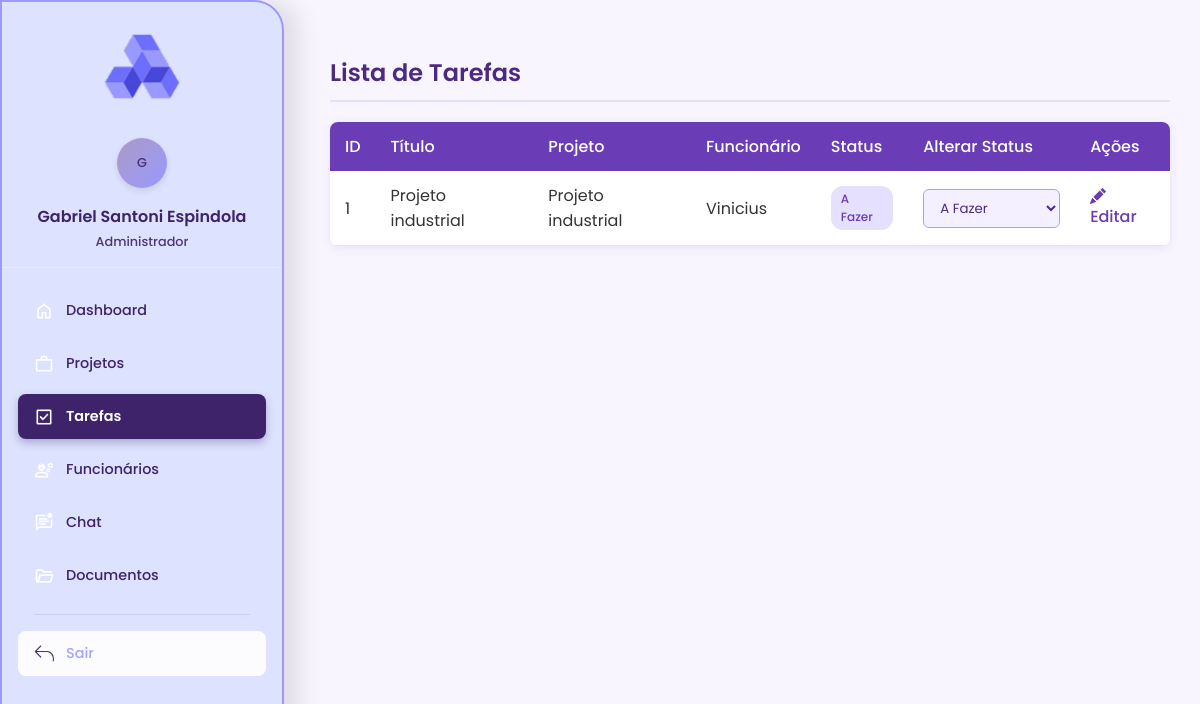
The page /gestor/tarefas/listar_tarefas.php (signed in) on the database as committed earlier.
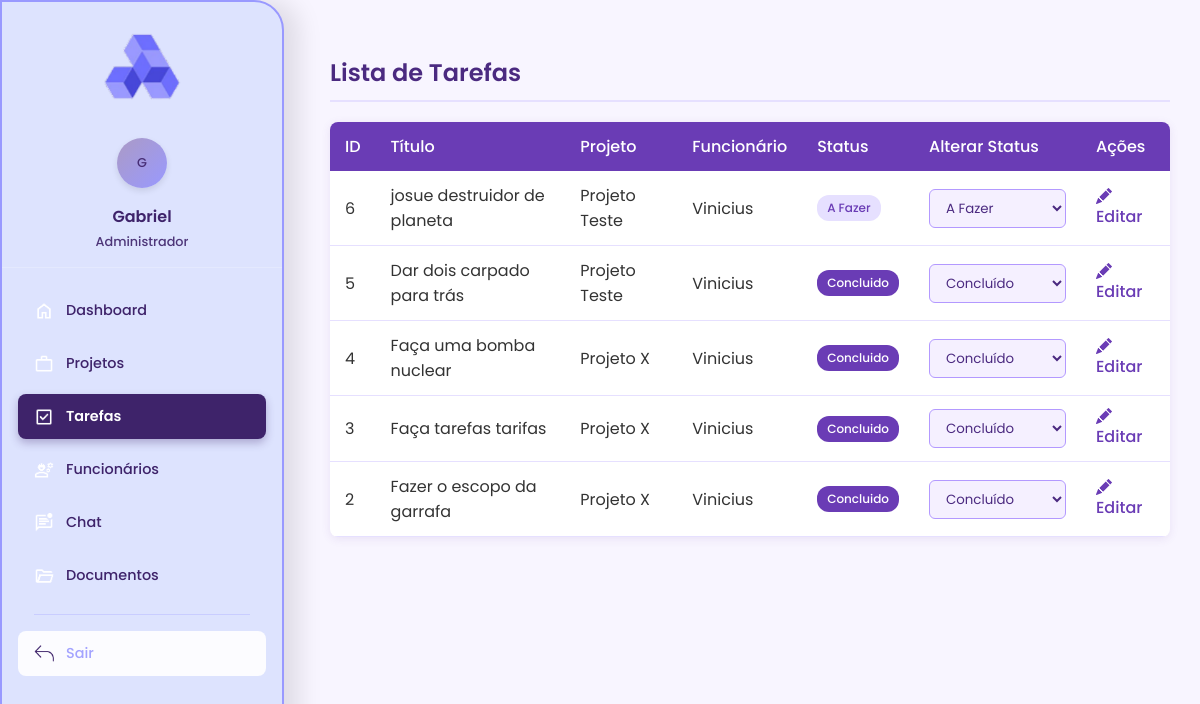
The same page on the database as committed later.
### tables this page shows
CREATE TABLE `tarefas` (
  `id` int(11) NOT NULL,
  `titulo` varchar(100) NOT NULL,
  `descricao` text DEFAULT NULL,
  `status` enum('a_fazer','em_progresso','concluido') DEFAULT 'a_fazer',
  `projeto_id` int(11) DEFAULT NULL,
  `funcionario_id` int(11) DEFAULT NULL,
  `criado_em` datetime DEFAULT current_timestamp()
);

CREATE TABLE `projetos` (
  `id` int(11) NOT NULL,
  `titulo` varchar(150) NOT NULL,
  `descricao` text DEFAULT NULL,
  `status` enum('em_andamento','finalizado','aprovado','ajustes') DEFAULT 'em_andamento',
  `cliente_id` int(11) DEFAULT NULL,
  `criado_em` datetime DEFAULT current_timestamp()
);

CREATE TABLE `usuarios` (
  `id` int(11) NOT NULL,
  `nome` varchar(100) NOT NULL,
  `email` varchar(100) NOT NULL,
  `senha` varchar(255) NOT NULL,
  `tipo` enum('cliente','funcionario','admin') NOT NULL,
  `criado_em` datetime DEFAULT current_timestamp()
);

### gestor/tarefas/listar_tarefas.php (the view, shortened to what the changed rows need)
listar tarefas <?php
require '../../conexao.php';
$sql = "
    SELECT
        t.id, t.titulo, t.status, t.criado_em,
        p.titulo AS nome_projeto,
        u.nome AS nome_funcionario
    FROM tarefas t
    LEFT JOIN projetos p ON t.projeto_id = p.id
    LEFT JOIN usuarios u ON t.funcionario_id = u.id
    ORDER BY t.criado_em DESC
";
$result = $conn->query($sql);
?>
<!DOCTYPE html>
<html lang="pt-br">
<head>
    <link rel="stylesheet" href="../css/geral.css">
</head>
<body>
    <?php include '../sidebar.php'; ?>
    <div class="main-content">
        <h2>Lista de Tarefas</h2>
        <table>
            <thead>
                <tr>
                    <th>ID</th>
                    <th>Título</th>
                    <th>Projeto</th>
                    <th>Funcionário</th>
                    <th>Status</th>
                    <th>Alterar Status</th>
                    <th>Ações</th>
                </tr>
            </thead>
            <tbody>
                <?php while ($t = $result->fetch_assoc()): ?>
                    <tr>
                        <td><?= $t['id'] ?></td>
                        <td><?= htmlspecialchars($t['titulo']) ?></td>
                        <td><?= htmlspecialchars($t['nome_projeto'] ?? 'Sem projeto') ?></td>
                        <td><?= htmlspecialchars($t['nome_funcionario'] ?? 'Não atribuído') ?></td>
                        <td>
                            <span class="status-badge" data-status="<?= $t['status'] ?>">
                                <?= ucfirst(str_replace('_', ' ', $t['status'])) ?>
                            </span>
                        </td>
                        <td>
                            <form method="post" style="margin:0;">
                                <select name="status" onchange="this.form.submit()">
                                    <option value="a_fazer" <?= $t['status'] === 'a_fazer' ? 'selected' : '' ?>>A Fazer</option>
                                    <option value="concluido" <?= $t['status'] === 'concluido' ? 'selected' : '' ?>>Concluído</option>
                                </select>
                            </form>
                        </td>
                        <td><a href="tarefas.php?editar=<?= $t['id'] ?>#form-tarefa" class="action-link action-edit" data-tooltip="Editar">
                                                    <span class="sr-only">Editar</span>
                                                </a></td>
                    </tr>
                <?php endwhile; ?>
            </tbody>
        </table>
    </div>
</body>
</html>

### gestor/sidebar.php (shortened to what the changed rows need)
<?php
function getUserTypeName($type)
{
    $types = [
        'admin' => 'Administrador',
        'funcionario' => 'Funcionário',
        'cliente' => 'Cliente'
    ];
    return $types[$type] ?? 'Usuário';
}
function getCurrentDepth()
{
    $currentPath = $_SERVER['REQUEST_URI'];
    $pathParts = explode('/', trim($currentPath, '/'));
    $pathParts = array_filter($pathParts);
    $augebitIndex = array_search('augebit', $pathParts);
    if ($augebitIndex !== false) {
        return count($pathParts) - $augebitIndex - 1;
    }
    return 0;
}
$depth = getCurrentDepth();
$basePath = str_repeat('../', $depth) . 'augebit/gestor/';
$assetsPath = str_repeat('../', $depth) . 'augebit/assets/';
$navigation = [
    'all' => [
        [
            'icon' => 'icones/Dashboard.png',
            'label' => 'Dashboard',
            'url' => $basePath . 'dashboard_gestor.php',
            'active' => basename($_SERVER['PHP_SELF']) === 'dashboard_gestor.php'
        ],
        [
            'icon' => 'icones/projetos.png',
            'label' => 'Projetos',
            'url' => $basePath . 'projetos/listar_projetos.php',
            'active' => strpos($_SERVER['PHP_SELF'], 'projetos') !== false
        ],
        [
            'icon' => 'icones/NovaTarefa.png',
            'label' => 'Tarefas',
            'url' => $basePath . 'tarefas/tarefas.php',
            'active' => strpos($_SERVER['PHP_SELF'], 'tarefas') !== false
        ],
        [
            'icon' => 'icones/funcionarios.png',
            'label' => 'Funcionários',
            'url' => $basePath . 'usuarios/funcionarios.php',
            'active' => strpos($_SERVER['PHP_SELF'], 'funcionarios') !== false
        ],
        [
            'icon' => 'icones/chat.png',
            'label' => 'Chat',
            'url' => $basePath . 'chat.php',
            'active' => basename($_SERVER['PHP_SELF']) === 'chat.php'
        ],
        [
            'icon' => 'icones/documentos.png',
            'label' => 'Documentos',
            'url' => $basePath . 'documentos/visualizar_documentos.php',
            'active' => strpos($_SERVER['PHP_SELF'], 'documentos') !== false
        ]
    ],
];
$userType = $_SESSION['usuario_tipo'] ?? 'cliente';
$navItems = array_merge(
    $navigation['all'] ?? [],
    $navigation[$userType] ?? []
);
?>
<nav class="sidebar" id="sidebar">
    <div class="user-info">
        <div class="user-avatar">
            <span><?= strtoupper(substr($_SESSION['usuario_nome'] ?? 'U', 0, 1)) ?></span>
        </div>
        <h3><?= htmlspecialchars($_SESSION['usuario_nome'] ?? 'Usuário') ?></h3>
        <span><?= getUserTypeName($userType) ?></span>
    </div>
    <ul class="nav-menu">
        <?php foreach ($navItems as $item): ?>
            <li class="nav-item">
                <a href="<?= htmlspecialchars($item['url']) ?>" class="nav-link <?= $item['active'] ? 'active' : '' ?>"
                    title="<?= htmlspecialchars($item['label']) ?>" data-url="<?= htmlspecialchars($item['url']) ?>">
                    <span class="nav-icon">
                        <img src="<?= $assetsPath ?>img/<?= $item['icon'] ?>" alt="<?= htmlspecialchars($item['label']) ?>"
                            onerror="this.src='<?= $assetsPath ?>img/icones/default.png'">
                    </span>
                    <span class="nav-text"><?= htmlspecialchars($item['label']) ?></span>
                </a>
            </li>
        <?php endforeach; ?>
    </ul>
</nav>

Rows that differ between the two databases and show on the page:
removed tarefas: id "1", titulo "Projeto industrial", projeto.titulo "Projeto industrial", funcionario.nome "Vinicius", status "A Fazer"
added tarefas: id "6", titulo "josue destruidor de planeta", projeto.titulo "Projeto Teste", funcionario.nome "Vinicius", status "A Fazer"
added tarefas: id "5", titulo "Dar dois carpado para trás", projeto.titulo "Projeto Teste", funcionario.nome "Vinicius", status "Concluido", status "Concluído"
added tarefas: id "4", titulo "Faça uma bomba nuclear", projeto.titulo "Projeto X", funcionario.nome "Vinicius", status "Concluido", status "Concluído"
added tarefas: id "3", titulo "Faça tarefas tarifas", projeto.titulo "Projeto X", funcionario.nome "Vinicius", status "Concluido", status "Concluído"
added tarefas: id "2", titulo "Fazer o escopo da garrafa", projeto.titulo "Projeto X", funcionario.nome "Vinicius", status "Concluido", status "Concluído"
Other text that changed with them:
$_SESSION['usuario_nome']: "Gabriel Santoni Espindola" → "Gabriel"
